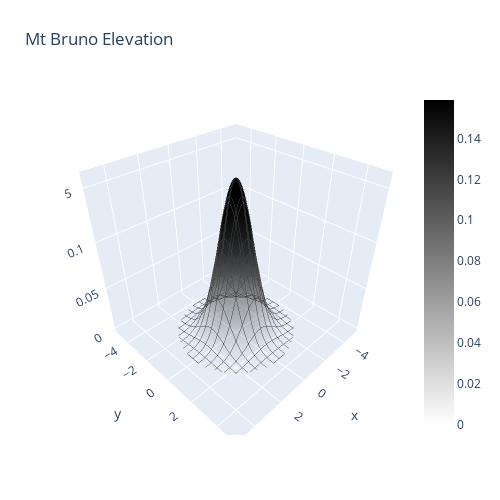

Here is the notebook cell this chart was saved with:
### Code cell
import plotly.graph_objects as go
import pandas as pd
import numpy as np
from scipy.stats import multivariate_normal

m = 2 #dimension
mean = np.zeros(m)
sigma = np.eye(m)

N = 100
x1 = np.linspace(-5, 5, N)
x2 = np.linspace(-5, 5, N)

X1, X2 = np.meshgrid(x1, x2)
X = np.c_[np.ravel(X1), np.ravel(X2)]

Y_plot = multivariate_normal.pdf(x=X, mean=mean, cov=sigma)
Y_plot = Y_plot.reshape(X1.shape)

fig = go.Figure(data=[go.Surface(z=Y_plot, x=X1, y=X2)])
fig.update_layout(title='Mt Bruno Elevation', autosize=False,
                  width=500, height=500,
                  margin=dict(l=65, r=50, b=65, t=90))
fig.update_traces(hidesurface=False,colorscale=[[0, 'rgba(0,0,0,0)'], [1, 'rgb(0,0,0,0)']],contours=dict(x=dict(show=True, start=-10, end=10, size=0.5), y=dict(show=True, start=-10, end=10, size=0.5)))
fig.show()

### Figure 1 — Plotly figure (JSON) as saved in the notebook; plotly's stock layout.template omitted (floating-point values rounded to 4 significant figures; data arrays with more than 128 entries replaced by an {"elided": "..."} marker saying what was removed)
{"data": [{"autocolorscale": false, "colorscale": [[0, "rgba(0, 0, 0, 0)"], [1, "rgb(0,0,0,0)"]], "contours": {"x": {"end": 10, "show": true, "size": 0.5, "start": -10}, "y": {"end": 10, "show": true, "size": 0.5, "start": -10}}, "hidesurface": false, "type": "surface", "x": {"elided": "100x100 float values"}, "y": {"elided": "100x100 float values"}, "z": {"elided": "100x100 float values"}}], "layout": {"autosize": false, "height": 500, "margin": {"b": 65, "l": 65, "r": 50, "t": 90}, "scene": {"aspectmode": "auto", "aspectratio": {"x": 1, "y": 1, "z": 1}}, "title": {"text": "Mt Bruno Elevation"}, "width": 500}}
